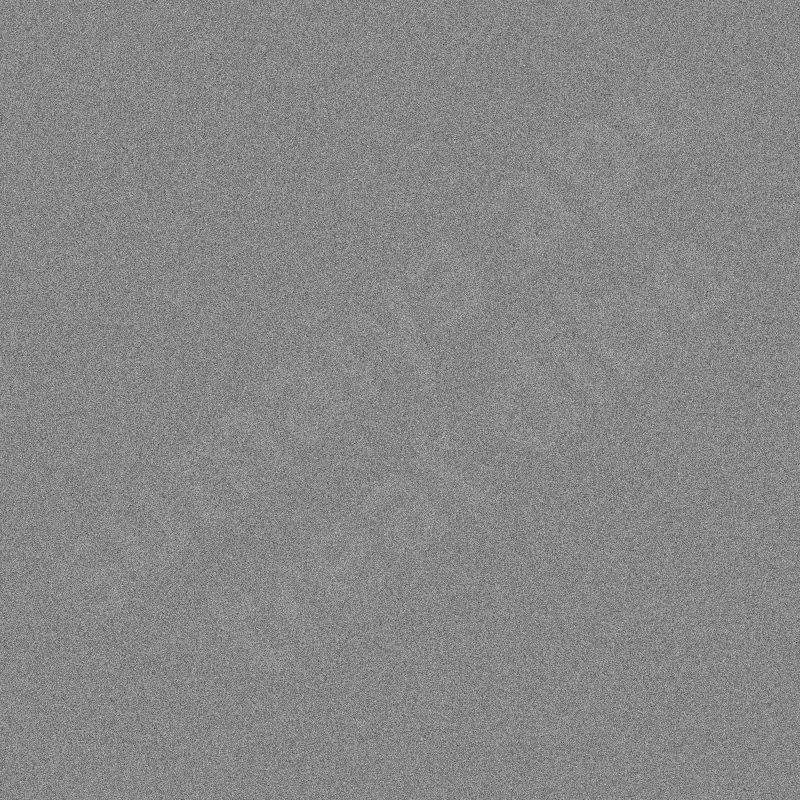
#> input picture data/noisy.jpg, 800 x 800 px
$ python noisy.py
#> lines starting #> are read from the running program, lines starting #| are printed output that depends on the picture; after the words box and inside, x2 and y2 are one past the last pixel; in counts of white or black regions, pixels touching at a corner belong together
'''
noisy.py : This script demonstrates some denoising processes
as well as an attempt at OCR using tesseract. If you dont have
tesseract, you may comment out the lines 76-78

We take a very noisy image and try to read the text hidden by
the noise
'''

import cv2
import numpy as np
import pytesseract as ocr
from PIL import Image

# a simple function to display image
def show(img, delay = 0, name = 'Image'):

  cv2.imshow(name, img)
  key = cv2.waitKey(delay)
  return key


img = cv2.imread('./data/noisy.jpg',0)
#> img is the input picture: shape (800, 800); min 71, max 190, mean 135.5
y, x = img.shape
#> y = 800; x = 800
y, x = y//2, x//2
#> y = 400; x = 400

# making size manageable
img = cv2.resize(img, ( x , y ) )
#> img: shape (400, 400)

# Fast Non Local Means Denoising Alg.
# h = filtering strength
# ws = window size
# ts = template size
# check the documentation for what these params do
h, ws, ts = 8, 21, 7
img2 = cv2.fastNlMeansDenoising(img, None, h, ws, ts)
show(img2, name = 'Denoised')
#> (key Esc is pressed here)

# Median Blur ; other blurs also available
img3 = cv2.medianBlur(img2,3)
show(img3, name = 'Blurred')
#> (key Enter is pressed here)

# Thresholding
thresVal, img4 = cv2.threshold(img3,137,255,cv2.THRESH_BINARY)
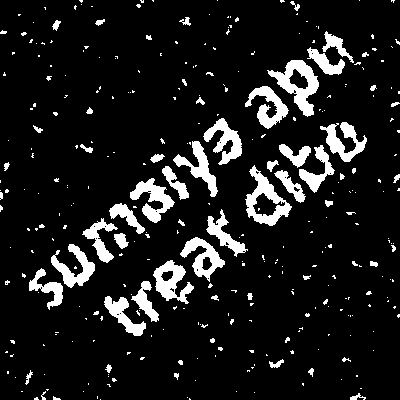
#> img4: shape (400, 400); 10.7% white; 328 white regions (268 under 20 px), largest, box (x1, y1, x2, y2) and area: (267, 60, 319, 117) 1172, (245, 165, 292, 226) 1062, (153, 260, 194, 304) 861
show(img3, name = 'Thresholded')

cv2.destroyAllWindows()

# Need to translate left
M = np.float32( [ [1, 0,-20],
                  [0, 1,  0]  ] )

img5 = cv2.warpAffine(img4,M,(x,y))
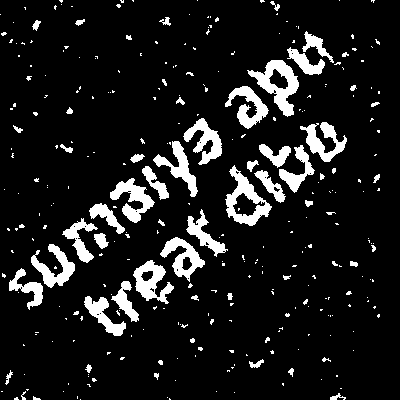
#> img5: shape (400, 400); 10.6% white; 311 white regions (254 under 20 px), largest, box (x1, y1, x2, y2) and area: (247, 60, 299, 117) 1172, (225, 165, 272, 226) 1062, (133, 260, 174, 304) 861
show(img5, name = "Translated")

# Need to Rotate by about 40 degrees CCW
M = cv2.getRotationMatrix2D( (x//2,y//2), -40, 1 )
img5 = cv2.warpAffine(img5,M,(x,y))
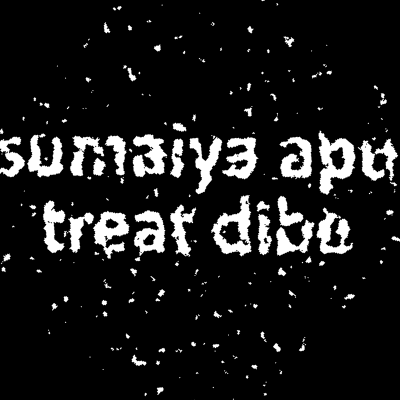
#> img5: shape (400, 400); min 0, max 255, mean 26.2
show(img5, name = "Rotated")

# Getting rid of spots (by eroding) & gaps (by dilating)
img5 = cv2.erode(img5,None,iterations=2)
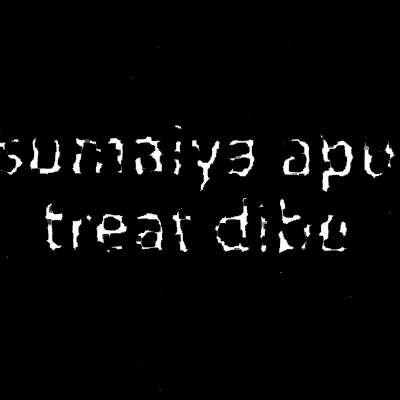
#> img5: shape (400, 400); min 0, max 255, mean 8.1
show(img5, name = "Eroded")

img5 = cv2.dilate(img5,None,iterations=3)
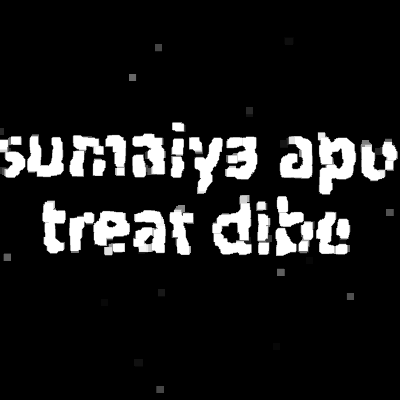
#> img5: shape (400, 400); min 0, max 255, mean 28
show(img5, name = "Dilated")

img5 = cv2.erode(img5,None,iterations=2)
show(img5, name = "Eroded2")

img5 = cv2.dilate(img5,None,iterations=3)
show(img5, name = "Dilated2")


# OCR - that simple !
img5 = Image.fromarray(img5)
txt = ocr.image_to_string(img5,lang='eng')
print(txt)
